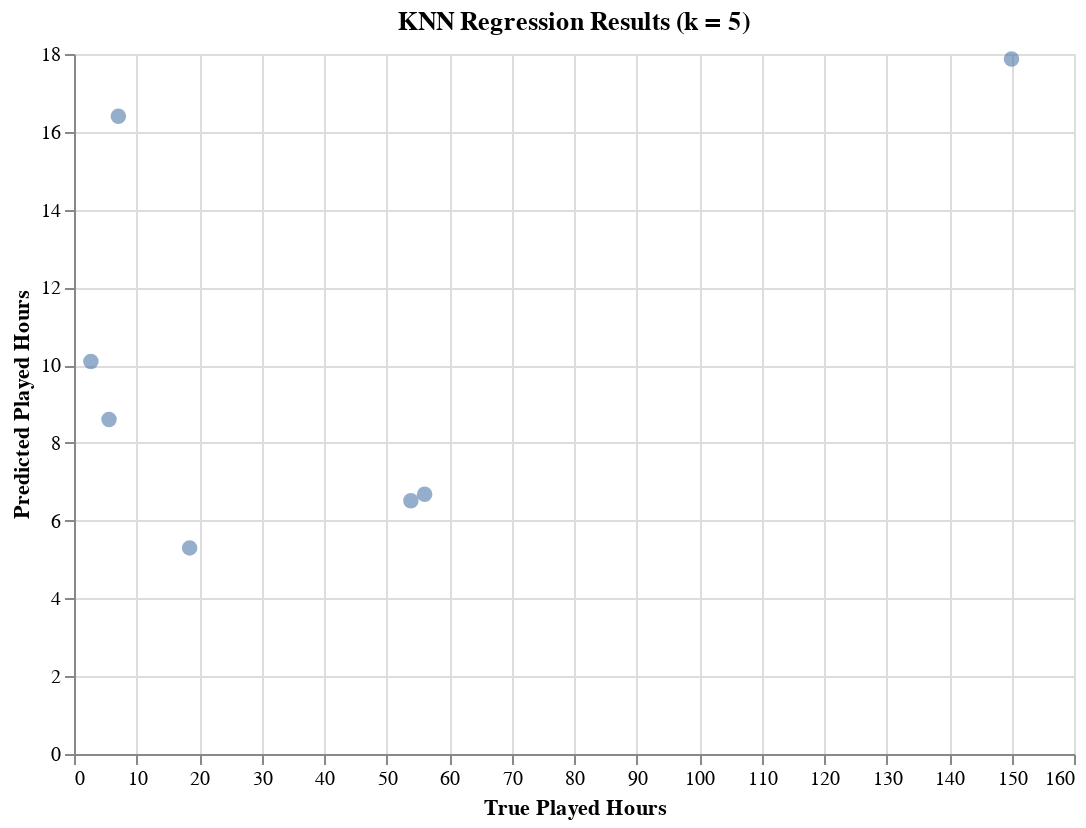

Write notebook code for a chart like this one.
### Markdown cell above
To visualize model performance, we compare predicted gameplay hours to the true values in a scatter plot.
Points close to the diagonal line indicate accurate predictions.
This plot is required as the “visualization of the analysis” in the assignment rubric.

### Code cell
# Prepare dataframe for visualization
pred_df = pd.DataFrame({
    "True Hours": y_test_original,
    "Predicted Hours": y_pred_original
})

# Altair scatterplot
viz_knn_results = (
    alt.Chart(pred_df)
    .mark_circle(size=60, opacity=0.6)
    .encode(
        x=alt.X("True Hours", title="True Played Hours"),
        y=alt.Y("Predicted Hours", title="Predicted Played Hours")
    )
    .properties(
        width=500,
        height=350,
        title=f"KNN Regression Results (k = {best_k})"
    )
)

viz_knn_results

### Figure 1 — Vega-Lite specification as saved in the notebook (floating-point values rounded to 4 significant figures)
{"config": {"view": {"continuousWidth": 300, "continuousHeight": 300}}, "data": {"name": "data-b51f34d7db8aa34aa82ecd2841dd3cd7"}, "mark": {"type": "circle", "opacity": 0.6, "size": 60}, "encoding": {"x": {"field": "True Hours", "title": "True Played Hours", "type": "quantitative"}, "y": {"field": "Predicted Hours", "title": "Predicted Played Hours", "type": "quantitative"}}, "height": 350, "title": "KNN Regression Results (k = 5)", "width": 500, "$schema": "https://vega.github.io/schema/vega-lite/v5.20.1.json", "datasets": {"data-b51f34d7db8aa34aa82ecd2841dd3cd7": [{"True Hours": 18.5, "Predicted Hours": 5.3}, {"True Hours": 150.0, "Predicted Hours": 17.87}, {"True Hours": 7.1, "Predicted Hours": 16.4}, {"True Hours": 5.6, "Predicted Hours": 8.603}, {"True Hours": 2.7, "Predicted Hours": 10.09}, {"True Hours": 53.9, "Predicted Hours": 6.515}, {"True Hours": 56.1, "Predicted Hours": 6.678}]}}
